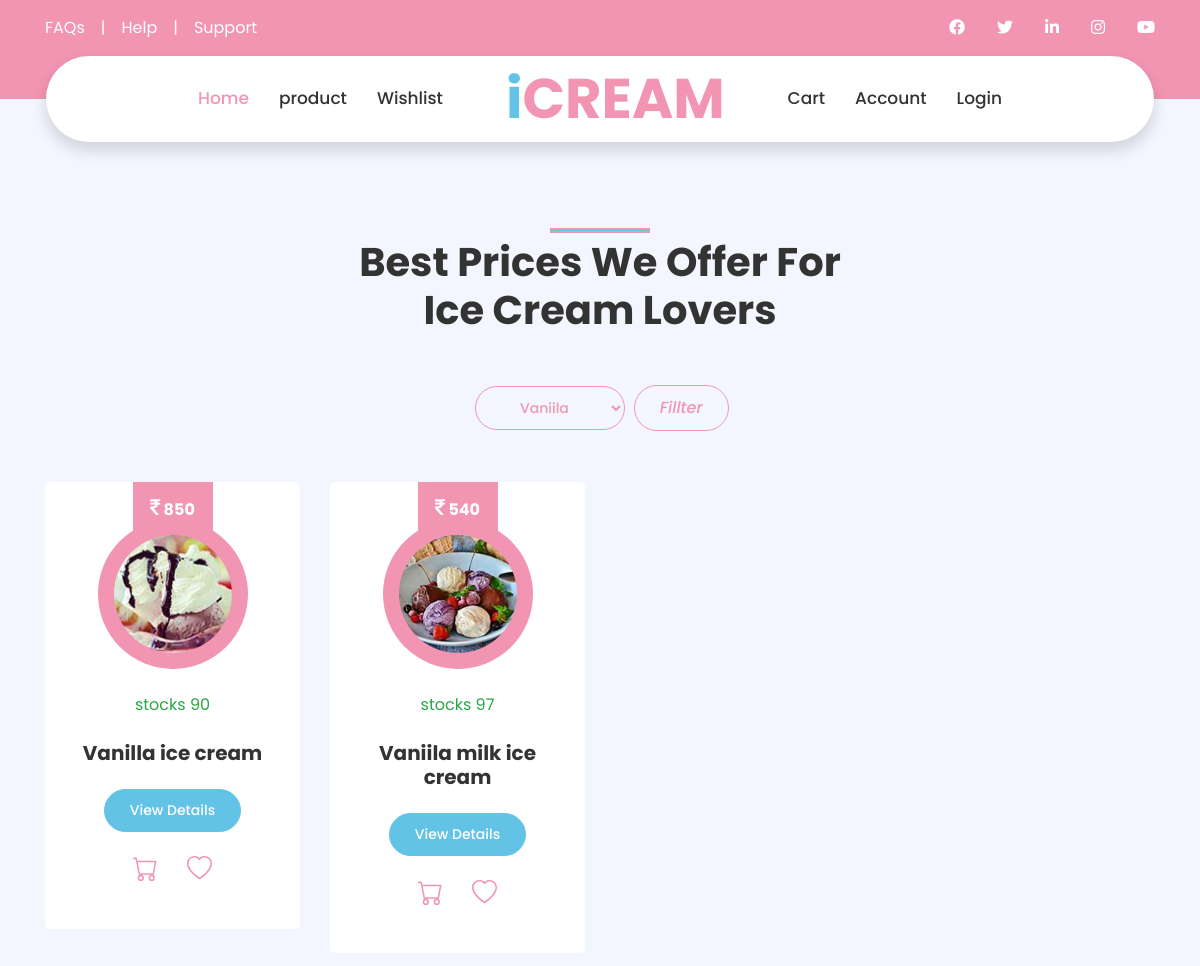
Before: /home/product/ (upper part) with the older database file.
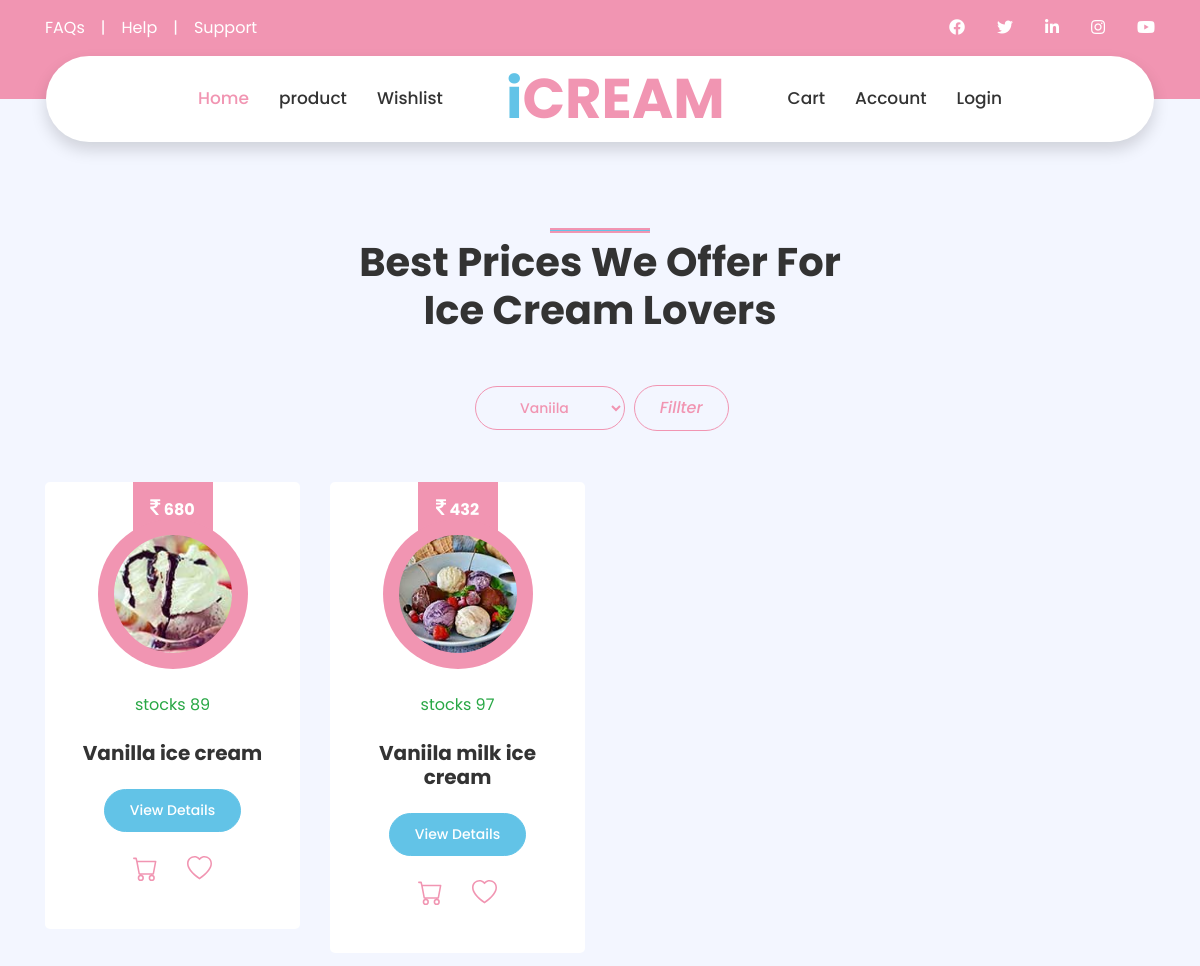
After: the same page with the newer database file.
### home/models.py (models this page shows, shortened)
class Product(models.Model):
    product_name = models.CharField(max_length=50,default=None)
    product_price = models.IntegerField(default=None)
    product_image = models.ImageField(upload_to='images/',default=None)
    product_discription = models.TextField(default=None)
    Cutegory_id = models.ForeignKey(Category,on_delete=models.CASCADE,default=None)
    is_available = models.IntegerField(default=None)
    is_offers = models.IntegerField(default=None)

### home/views.py (the view, shortened to what this page needs)
# urls.py: path('product/',views.product_table,name='product_table'),
def product(request):
    check_order_offers()
    p = Paginator(Product.objects.all(),4)
    page = request.GET.get('page')
    product_pagination = p.get_page(page)
    coupon = Coupon.objects.all()
    category_list = Category.objects.all()
    '''
    this for loop change price offer apply
    '''
    if request.method == 'POST':
        categoryname = request.POST['categoryname']
        print(categoryname)
        p = Paginator(Product.objects.filter(Cutegory_id = categoryname),4)
        page = request.GET.get('page')
        product_pagination = p.get_page(page)
    return render(request,'product.html',{'coupon':coupon,'category_list':category_list,'product_pagination':product_pagination})

### home/models.py (called while the page is built)
    def __str__(self):
        return self.category_name

### odershandle/views.py (called while the page is built)
def check_order_offers():
    print('this is offer price check functionality')
    offers = Coupon.objects.all()
    products = Product.objects.all()
    for off in offers:
        for product in products:
            if off.category == product.Cutegory_id:
                product.is_offers = product.product_price * (100 - off.offers)/100
                product.save()
                print(f"{off.category} - {product.Cutegory_id} :-: price = {product.product_price} offers - {off.offers} offerprice {product.is_offers}")

### home/templates/product.html (shortened to what the changed rows need)
{% extends 'navandfooter.html' %}
{% block product %}
    <div class="container-fluid py-5">
        <div class="container py-5">
            <div class="row justify-content-center">
                <div class="col-lg-6">
                    <h1 class="section-title position-relative text-center mb-5">Best Prices We Offer For Ice Cream Lovers</h1>
                </div>
            </div>
            <br><br>
            <div class="row">
                {% for list in product_pagination %}
                <div class="col-lg-3 col-md-6 mb-4 pb-2">
                    <div class="product-item d-flex flex-column align-items-center text-center bg-light rounded py-5 px-3">
                        <div class="bg-primary mt-n5 py-3" style="width: 80px;">
                            <h6 class="font-weight-bold text-white mb-0"><i class="fa fa-inr" style="font-size:20px"></i>&nbsp;{{list.is_offers}}</h6>
                        </div>
                        <div class="position-relative bg-primary rounded-circle mt-n3 mb-4 p-3" style="width: 150px; height: 150px;">
                            <img class="rounded-circle w-100 h-100" src="{{list.product_image.url}}" style="object-fit: cover;">
                        </div>
                        <div class="container align-text-top">
                            {% if list.is_available %}
                            <span class="text-success">stocks {{list.is_available}}<span>
                            {% else %}
                            <span class="text-danger">out of stock<span>
                            {% endif %}
                        </div><br>
                        <h5 class="font-weight-bold mb-4">{{list.product_name}}</h5>
                        <a href="{% url 'details' list.id %}" class="btn btn-sm btn-secondary">View Details</a>
                        <br>
                        <div>
                        {% if 'username' in request.session %}
                        <a onclick="addtocart({{list.id}})" style="cursor:pointer">
                        <svg xmlns="http://www.w3.org/2000/svg" width="25" height="25" fill="currentColor" class="bi bi-cart" viewBox="0 0 16 16">
                        <path d="M0 1.5A.5.5 0 0 1 .5 1H2a.5.5 0 0 1 .485.379L2.89 3H14.5a.5.5 0 0 1 .491.592l-1.5 8A.5.5 0 0 1 13 12H4a.5.5 0 0 1-.491-.408L2.01 3.607 1.61 2H.5a.5.5 0 0 1-.5-.5zM3.102 4l1.313 7h8.17l1.313-7H3.102zM5 12a2 2 0 1 0 0 4 2 2 0 0 0 0-4zm7 0a2 2 0 1 0 0 4 2 2 0 0 0 0-4zm-7 1a1 1 0 1 1 0 2 1 1 0 0 1 0-2zm7 0a1 1 0 1 1 0 2 1 1 0 0 1 0-2z"/>
                        </svg>
                        </a>
                        {% else %}
                        <a href="{% url 'login' %}" >
                            </a>
                        {% endif %}
                        {% if 'username' in request.session %}
                        <a  onclick="addtowishlist({{list.id}})" style="cursor:pointer">
                        <svg xmlns="http://www.w3.org/2000/svg" width="25" height="25" fill="currentColor" class="bi bi-heart" viewBox="0 0 16 16">
                        <path d="m8 2.748-.717-.737C5.6.281 2.514.878 1.4 3.053c-.523 1.023-.641 2.5.314 4.385.92 1.815 2.834 3.989 6.286 6.357 3.452-2.368 5.365-4.542 6.286-6.357.955-1.886.838-3.362.314-4.385C13.486.878 10.4.28 8.717 2.01L8 2.748zM8 15C-7.333 4.868 3.279-3.04 7.824 1.143c.06.055.119.112.176.171a3.12 3.12 0 0 1 .176-.17C12.72-3.042 23.333 4.867 8 15z"/>
                        </svg>
                        </a>
                        {% else %}
                        <a href="{% url 'login' %}" >
                            </a>
                        {% endif %}
                        </div>
                    </div>
                </div>
                {% endfor %}
            </div>
        </div>
    </div>
    <hr><br><br>
{% endblock product %}

Changed rows visible on the page:
changed Product "Vanilla ice cream": is_offers "850" → "680"; is_available "90" → "89"
changed Product "Vaniila milk ice cream": is_offers "540" → "432"
